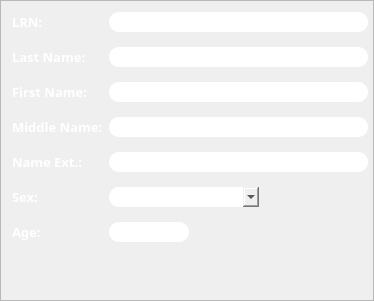
            <widget class="QFrame" name="basicInfoFrame">
             <property name="geometry">
              <rect>
               <x>0</x>
               <y>10</y>
               <width>374</width>
               <height>301</height>
              </rect>
             </property>
             <property name="frameShape">
              <enum>QFrame::StyledPanel</enum>
             </property>
             <property name="frameShadow">
              <enum>QFrame::Raised</enum>
             </property>
             <layout class="QFormLayout" name="formLayout">
              <property name="verticalSpacing">
               <number>15</number>
              </property>
              <property name="rightMargin">
               <number>5</number>
              </property>
              <item row="0" column="0">
               <widget class="QLabel" name="lrn_label">
                <property name="font">
                 <font>
                  <family>Montserrat SemiBold</family>
                  <pointsize>10</pointsize>
                  <weight>75</weight>
                  <italic>false</italic>
                  <bold>true</bold>
                 </font>
                </property>
                <property name="styleSheet">
                 <string notr="true">QLabel{
	color: rgb(255, 255, 255);
}</string>
                </property>
                <property name="text">
                 <string>LRN:</string>
                </property>
               </widget>
              </item>
              <item row="0" column="1">
               <widget class="QLineEdit" name="lrn_entry">
                <property name="font">
                 <font>
                  <family>Montserrat SemiBold</family>
                  <pointsize>10</pointsize>
                  <weight>75</weight>
                  <bold>true</bold>
                 </font>
                </property>
                <property name="styleSheet">
                 <string notr="true">QLineEdit{
border-radius: 10px;
}</string>
                </property>
                <property name="cursorPosition">
                 <number>0</number>
                </property>
               </widget>
              </item>
              <item row="1" column="0">
               <widget class="QLabel" name="l_nameLabel">
                <property name="font">
                 <font>
                  <family>Montserrat SemiBold</family>
                  <pointsize>10</pointsize>
                  <weight>75</weight>
                  <italic>false</italic>
                  <bold>true</bold>
                 </font>
                </property>
                <property name="styleSheet">
                 <string notr="true">QLabel{
	color: rgb(255, 255, 255);
}</string>
                </property>
                <property name="text">
                 <string>Last Name:</string>
                </property>
               </widget>
              </item>
              <item row="1" column="1">
               <widget class="QLineEdit" name="l_nameEntry">
                <property name="font">
                 <font>
                  <family>Montserrat SemiBold</family>
                  <pointsize>10</pointsize>
                  <weight>75</weight>
                  <bold>true</bold>
                 </font>
                </property>
                <property name="styleSheet">
                 <string notr="true">QLineEdit{
border-radius: 10px;
}</string>
                </property>
               </widget>
              </item>
              <item row="2" column="0">
               <widget class="QLabel" name="f_nameLabel">
                <property name="font">
                 <font>
                  <family>Montserrat SemiBold</family>
                  <pointsize>10</pointsize>
                  <weight>75</weight>
                  <italic>false</italic>
                  <bold>true</bold>
                 </font>
                </property>
                <property name="styleSheet">
                 <string notr="true">QLabel{
	color: rgb(255, 255, 255);
}</string>
                </property>
                <property name="text">
                 <string>First Name:</string>
                </property>
               </widget>
              </item>
              <item row="2" column="1">
               <widget class="QLineEdit" name="f_nameEntry">
                <property name="font">
                 <font>
                  <family>Montserrat SemiBold</family>
                  <pointsize>10</pointsize>
                  <weight>75</weight>
                  <bold>true</bold>
                 </font>
                </property>
                <property name="styleSheet">
                 <string notr="true">QLineEdit{
border-radius: 10px;
}</string>
                </property>
               </widget>
              </item>
              <item row="3" column="0">
               <widget class="QLabel" name="m_nameLabel">
                <property name="font">
                 <font>
                  <family>Montserrat SemiBold</family>
                  <pointsize>10</pointsize>
                  <weight>75</weight>
                  <italic>false</italic>
                  <bold>true</bold>
                 </font>
                </property>
                <property name="styleSheet">
                 <string notr="true">QLabel{
	color: rgb(255, 255, 255);
}</string>
                </property>
                <property name="text">
                 <string>Middle Name:</string>
                </property>
               </widget>
              </item>
              <item row="3" column="1">
               <widget class="QLineEdit" name="m_nameEntry">
                <property name="font">
                 <font>
                  <family>Montserrat SemiBold</family>
                  <pointsize>10</pointsize>
                  <weight>75</weight>
                  <bold>true</bold>
                 </font>
                </property>
                <property name="styleSheet">
                 <string notr="true">QLineEdit{
border-radius: 10px;
}</string>
                </property>
               </widget>
              </item>
              <item row="4" column="0">
               <widget class="QLabel" name="n_ExtLabel">
                <property name="font">
                 <font>
                  <family>Montserrat SemiBold</family>
                  <pointsize>10</pointsize>
                  <weight>75</weight>
                  <italic>false</italic>
                  <bold>true</bold>
                 </font>
                </property>
                <property name="styleSheet">
                 <string notr="true">QLabel{
	color: rgb(255, 255, 255);
}</string>
                </property>
                <property name="text">
                 <string>Name Ext.:</string>
                </property>
               </widget>
              </item>
              <item row="4" column="1">
               <widget class="QLineEdit" name="n_ExtEntry">
                <property name="font">
                 <font>
                  <family>Montserrat SemiBold</family>
                  <pointsize>10</pointsize>
                  <weight>75</weight>
                  <bold>true</bold>
                 </font>
                </property>
                <property name="styleSheet">
                 <string notr="true">QLineEdit{
border-radius: 10px;
}</string>
                </property>
               </widget>
              </item>
              <item row="5" column="0">
               <widget class="QLabel" name="sexLabel">
                <property name="font">
                 <font>
                  <family>Montserrat SemiBold</family>
                  <pointsize>10</pointsize>
                  <weight>75</weight>
                  <italic>false</italic>
                  <bold>true</bold>
                 </font>
                </property>
                <property name="styleSheet">
                 <string notr="true">QLabel{
	color: rgb(255, 255, 255);
}</string>
                </property>
                <property name="text">
                 <string>Sex:</string>
                </property>
               </widget>
              </item>
              <item row="5" column="1">
               <widget class="QComboBox" name="sexComboBox">
                <property name="maximumSize">
                 <size>
                  <width>150</width>
                  <height>16777215</height>
                 </size>
                </property>
                <property name="font">
                 <font>
                  <family>Montserrat SemiBold</family>
                  <pointsize>10</pointsize>
                  <weight>75</weight>
                  <bold>true</bold>
                 </font>
                </property>
                <property name="styleSheet">
                 <string notr="true">QComboBox{
border-radius: 10px;

}</string>
                </property>
                <property name="currentText">
                 <string/>
                </property>
               </widget>
              </item>
              <item row="6" column="0">
               <widget class="QLabel" name="ageLabel">
                <property name="font">
                 <font>
                  <family>Montserrat SemiBold</family>
                  <pointsize>10</pointsize>
                  <weight>75</weight>
                  <italic>false</italic>
                  <bold>true</bold>
                 </font>
                </property>
                <property name="styleSheet">
                 <string notr="true">QLabel{
	color: rgb(255, 255, 255);
}</string>
                </property>
                <property name="text">
                 <string>Age:</string>
                </property>
               </widget>
              </item>
              <item row="6" column="1">
               <widget class="QLineEdit" name="ageEntry">
                <property name="maximumSize">
                 <size>
                  <width>80</width>
                  <height>16777215</height>
                 </size>
                </property>
                <property name="font">
                 <font>
                  <family>Montserrat SemiBold</family>
                  <pointsize>10</pointsize>
                  <weight>75</weight>
                  <bold>true</bold>
                 </font>
                </property>
                <property name="styleSheet">
                 <string notr="true">QLineEdit{
border-radius: 10px;
}</string>
                </property>
               </widget>
              </item>
             </layout>
            </widget>
